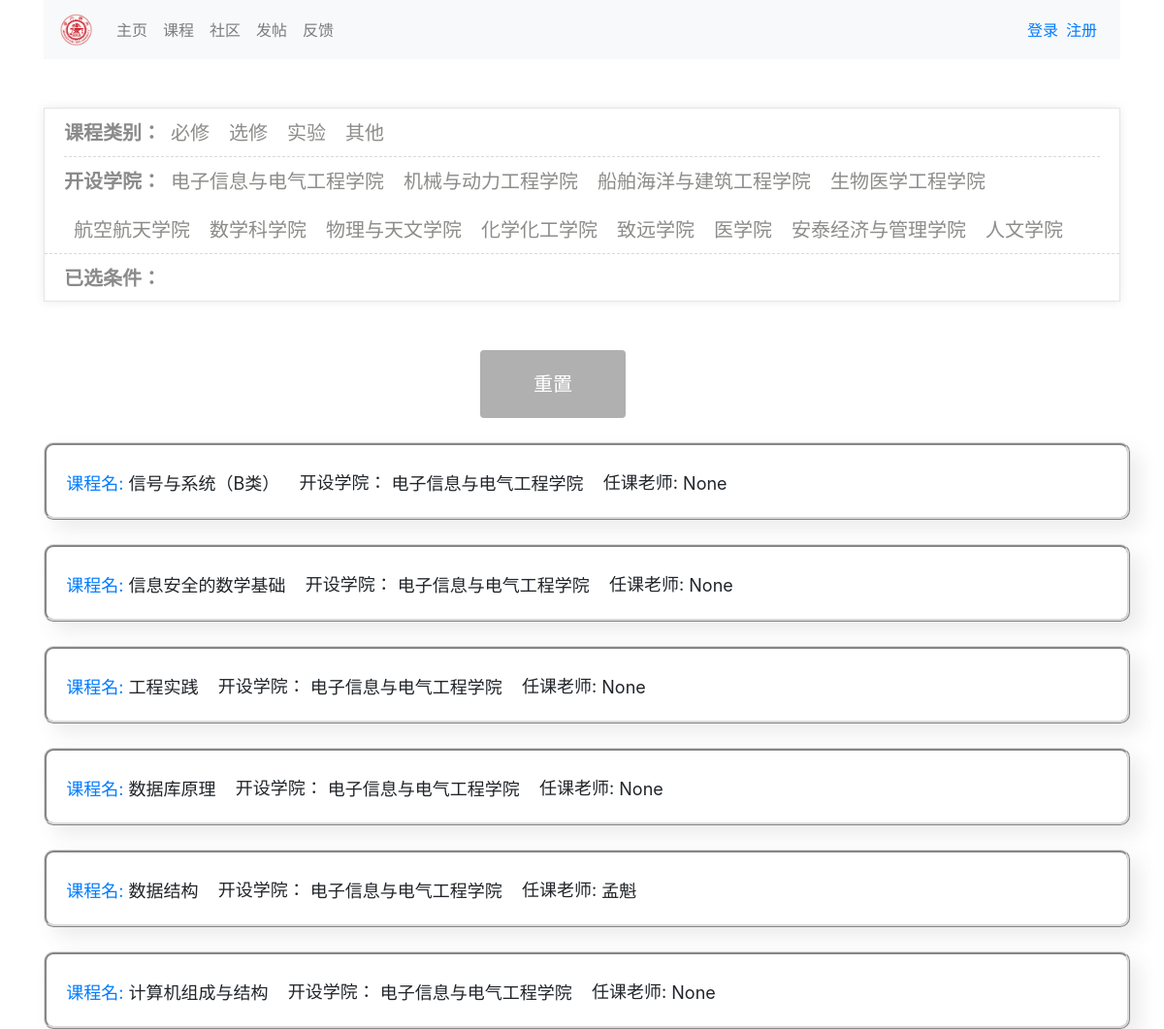
The page /course/details/CO/1 on the database as committed earlier.
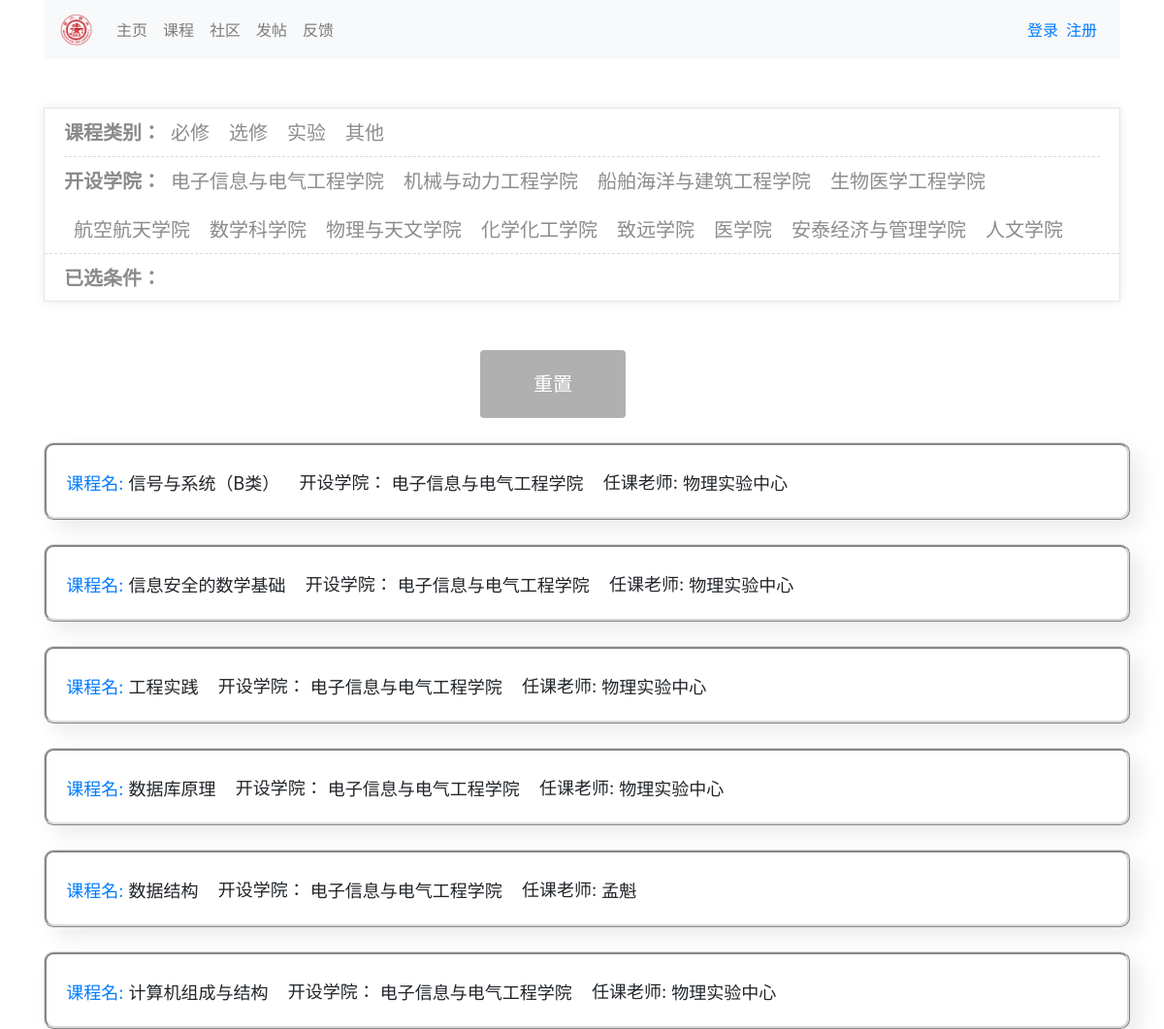
The same page on the database as committed later.
### course/models.py (models this page shows, shortened)
class Course(models.Model):
    name = models.CharField(max_length=100, unique=True)  # 课程的名字
    type = models.CharField(choices=TYPES, max_length=30)  # 课程类型
    major = models.CharField(max_length=40)  # 专业名
    school= models.CharField(choices=SCHOOLS,max_length=40, default='')  #开设学院名
    class Meta:
        ordering = ("name", )  # 排序方式

class TeacherOfCourse(models.Model):
    course_id = models.ForeignKey('Course',on_delete=models.CASCADE)  # 对应course的id
    name = models.CharField(max_length=40, null=True)  # 教师的姓名
    class Meta:
        ordering = ("course_id",)

### course/views.py (the view)
# urls.py: path("details/<str:type>/<str:school>",details,name='details'),
@require_http_methods(["GET","POST"])
def details(request,type,school):
    class Newcourse(): #建立一个新的类
        def __init__(self):
            self.pk= None #课程主键
            self.name = '无'  # 课程的名字
            self.school ='无'  # 专业名
            self.teacher= [] #老师 可能有多个
    if 1:
        Type=type
        School= school
        if Type=="0":#我将没有选择的时候设置为了0
            courselist=Course.objects.filter(school=School)
        elif School=="0":
            courselist = Course.objects.filter(type=Type)
        else:
            courselist = Course.objects.filter(school=School,type=Type)
        List=[]
        for course in courselist:#将教师和课程 组合在一个列表中
            a=Newcourse()
            a.name=course.name
            a.pk=course.pk
            a.school=SCHOOLS[int(course.school)-1][1]
            info=TeacherOfCourse.objects.filter(course_id=course.pk)
            if info.count()==0:
                a.teacher=['None']
            else:
                for b in TeacherOfCourse.objects.filter(course_id=course.pk):
                    a.teacher.append(b.name)
            List.append(a)
        return render(request, 'course/details.html', {"list": List})

### templates/course/details.html (shortened to what this page needs)
{% extends 'base.html' %}
    {% load static %}
{% block content %}
    <div id="box">
        <dl>
            <dt data-type="1">课程类别：</dt>
            <dd data-type="1">必修</dd>
            <dd data-type="1">选修</dd>
            <dd data-type="1">实验</dd>
            <dd data-type="1">其他</dd>
        </dl>
        <dl style="border: none">
            <dt data-type="2">开设学院：</dt>
            <dd data-type="2">电子信息与电气工程学院</dd>
            <dd data-type="2">机械与动力工程学院</dd>
            <dd data-type="2">船舶海洋与建筑工程学院</dd>
            <dd data-type="2">生物医学工程学院</dd>
            <dd data-type="2">航空航天学院</dd>
            <dd data-type="2">数学科学院</dd>
            <dd data-type="2">物理与天文学院</dd>
            <dd data-type="2">化学化工学院</dd>
            <dd data-type="2">致远学院</dd>
            <dd data-type="2">医学院</dd>
            <dd data-type="2">安泰经济与管理学院</dd>
            <dd data-type="2">人文学院</dd>
        </dl>
        <dl class="select">
            <dt>已选条件：</dt>
        </dl>
    </div>
    <button type="button" onclick="jump2()" class="button" style="vertical-align:middle"><span>重置</span></button>
               {% for i in list %}
                   <div class="course">
                   <div class="form-inline">
                       <a style="margin-top: 10px" href="http://127.0.0.1:8000/course/coursedes/{{ i.pk }}">&nbsp;&nbsp;&nbsp;&nbsp;课程名:&nbsp;</a><label for="name" style="margin-top: 10px;">{{ i.name }}</label>
                       <p style="margin-top: 25px">&nbsp;&nbsp;&nbsp;&nbsp;开设学院：&nbsp;</p><label for="name"style="margin-top: 10px;"style="margin-top: 10px;">{{ i.school }}</label>
                       <p style="margin-top: 25px">&nbsp;&nbsp;&nbsp;&nbsp;任课老师:&nbsp;</p><label for="name"style="margin-top: 10px;">
                       {% for a in i.teacher %}
                       {{ a }}
                        {% endfor %}
                   </label>
                   </div>
                   </div>
                {% endfor %}
{% endblock %}

### templates/base.html (shortened to what this page needs)
<!DOCTYPE html>
<html lang="en">
<head>
    {% load static %}
    <link rel="stylesheet" href="{% static 'layui/css/layui.css' %}">
    <link rel="stylesheet" href="{% static 'css/bootstrap.min.css' %}">
</head>
<body>
<div class="container">
    <nav class="navbar navbar-expand-sm navbar-light bg-light">
        <a class="navbar-brand mr-2" href="/">
            <img class="rounded-circle mr-2" style="height: 35px" src="{% static 'images/sjtu.png' %}"
                 alt="navbar-brand"/>
        </a>
        <div class="collapse navbar-collapse">
            <ul class="navbar-nav mr-auto">
                <li class="nav-item">
                    {% if request.path == '/' %}
                        <a class="nav-link active" style="color: #007fff;" href="{% url 'home:index' %}">主页</a>
                    {% else %}
                        <a class="nav-link" href="{% url 'home:index' %}">主页</a>
                    {% endif %}
                </li>
                <li class="nav-item">
                    {% if request.path == '/course/' %}
                        <a class="nav-link active" style="color: #007fff;" href="{% url 'course:index' %}">课程</a>
                    {% else %}
                        <a class="nav-link" href="{% url 'course:index' %}">课程</a>
                    {% endif %}
                </li>
                <li class="nav-item">
                    {% if request.path == '/community/' %}
                        <a class="nav-link active" style="color: #007fff;" href="{% url 'community:index' %}">社区</a>
                    {% else %}
                        <a class="nav-link" href="{% url 'community:index' %}">社区</a>
                    {% endif %}
                </li>
                <li class="nav-item">
                    {% if request.path == '/post/' %}
                        <a class="nav-link active" style="color: #007fff;" href="{% url 'post:index' %}">发帖</a>
                    {% else %}
                        <a class="nav-link" href="{% url 'post:index' %}">发帖</a>
                    {% endif %}
                </li>
                <li class="nav-item">
                    {% if request.path == '/feedback/' %}
                        <a class="nav-link active" style="color: #007fff;" href="{% url 'feedback:index' %}">反馈</a>
                    {% else %}
                        <a class="nav-link" href="{% url 'feedback:index' %}">反馈</a>
                    {% endif %}
                </li>
            </ul>
            {% if request.user.is_authenticated %}
                            {% load user_related %}
            {% else %}
                <a class="nav-link nav-item mr-2 p-0" href="{% url 'user:login' %}">登录</a>
                <a class="nav-link nav-item mr-2 p-0" href="{% url 'user:signup' %}">注册</a>
            {% endif %}
        </div>
    </nav>
    {% block content %}{% endblock %}
</div>
</body>
</html>

### static/layui/css/layui.css (style rules this page uses)
.layui-inline,img { display:inline-block;vertical-align:middle }
.layui-btn,.layui-edge,.layui-inline,img { vertical-align:middle }
blockquote,body,button,dd,div,dl,dt,form,h1,h2,h3,h4,h5,h6,input,li,ol,p,pre,td,textarea,th,ul { margin:0;padding:0;-webkit-tap-highlight-color:rgba(0,0,0,0) }
img { border:none }
li { list-style:none }
button,input,optgroup,option,select,textarea { font-family:inherit;font-size:inherit;font-style:inherit;font-weight:inherit;outline:0 }
body { line-height:24px;font:14px Helvetica Neue,Helvetica,PingFang SC,Tahoma,Arial,sans-serif }
a { color:#333;text-decoration:none }

### templates/course/details.html (style rules this page uses)
#box { height:200px; background: rgba(255, 255, 255, 0.8); box-shadow: 0 0 10px rgba(73,66,66,.1); margin: 50px auto; border: 1px solid #E5E5E5; }
#box dl { height: 50px; line-height: 50px; border-bottom: 1px dashed #dadada; margin: 0 20px; }
#box dt { float: left; color: #8a8a8a; font-size: 20px; }
#box dd { float: left; color: rgba(129, 129, 126, 0.91); margin: 0 10px; font-size: 20px; cursor: pointer; }
#box dl.select { margin: 0; padding: 0 20px; }
.button { display: inline-block; border-radius: 4px; background-color: rgba(138, 138, 138, 0.67);; border: none; color: #FFFFFF; text-align: center; font-size: 20px; padding: 20px; width: 150px; transition: all 0.5s; cursor: pointer; margin-left: 450px; }
.button span { cursor: pointer; display: inline-block; position: relative; transition: 0.5s; }
.button span:after { content: '»'; position: absolute; opacity: 0; top: 0; right: -20px; transition: 0.5s; }
.course { margin-top: 25px; height:80px; width:1120px; border-style: ridge; border-color: #dadada; box-shadow: 10px 10px 20px rgba(73,66,66,.1); border-radius:10px; font-size:18px; text-align:center; }

Rows that differ between the two databases and show on the page:
added TeacherOfCourse: teacher "物理实验中心"
added TeacherOfCourse: teacher "物理实验中心"
added TeacherOfCourse: teacher "物理实验中心"
added TeacherOfCourse: teacher "物理实验中心"
added TeacherOfCourse: teacher "物理实验中心"
Other text that changed with them:
list line gone: "None"
